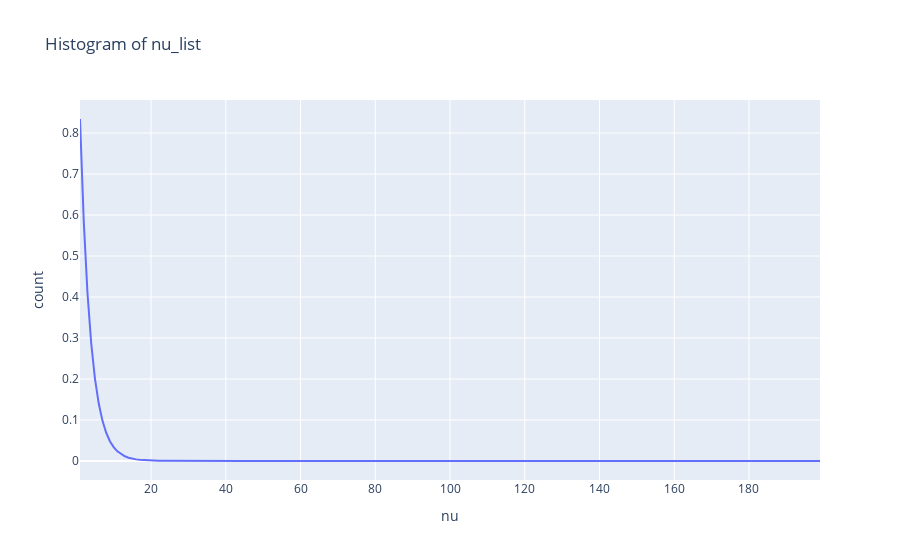

The notebook cell this image was saved under:
### Markdown cell above
5\. b) Display on the same graph the curves $n \mapsto \mu_n(i)$ for $i = 0, \dotsc , K-1$, and compare with $\pi$. Display on another graph the function $n \mapsto \Vert \mu_n - \pi \Vert_1$, where $\Vert \cdot \Vert_1$ is the $\ell_1$ norm. What does each of these curves illustrate?

### Code cell
#I plotted above the first asked plot for the first 200 steps (more and it is not really readable at the beginning and note very useful at the end)
diff=[]
for k in range(1,N):
    diff.append(np.abs(x1[k-1]-pi[0])+np.abs(x2[k-1]-pi[1])+np.abs(x3[k-1]-pi[2]))

fig=go.Figure(data=[go.Scatter(x=[x for x in range(1,N)],y=diff,mode='lines',name='diff')])
fig.update_layout(title_text='Histogram of nu_list',xaxis_title_text='nu',yaxis_title_text='count')
fig.show()

### Figure 1 — Plotly figure (JSON) as saved in the notebook; plotly's stock layout.template omitted (floating-point values rounded to 4 significant figures; data arrays with more than 128 entries replaced by an {"elided": "..."} marker saying what was removed)
{"data": [{"mode": "lines", "name": "diff", "type": "scatter", "x": {"elided": "199 int values"}, "y": {"elided": "199 float values"}}], "layout": {"title": {"text": "Histogram of nu_list"}, "xaxis": {"title": {"text": "nu"}}, "yaxis": {"title": {"text": "count"}}}}
